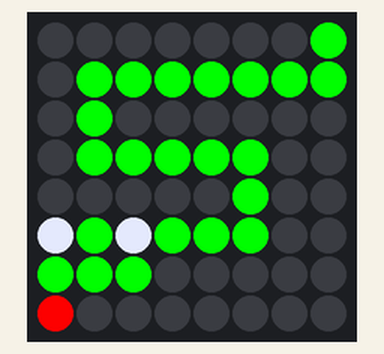
This program was run on a simulated Raspberry Pi (BCM pin numbers) with a Sense HAT. Shown: the Sense HAT's 8×8 RGB LED matrix. At 10.0 s the program stops and its outputs stay as they are.

Above: at 0.1 s.
At 5.1 s:
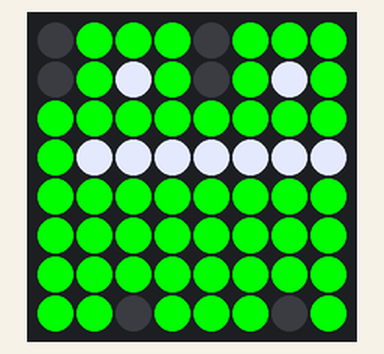

Measured:
- what the display in image 1 shows lasts 5.0 s, from 5.0 s to 10.0 s

The program:

paint.py
```python
from sense_hat import SenseHat
from time import sleep
import random
import signal
import sys

sense = SenseHat()
GREEN = (0, 255, 0)
RED = (255, 0, 0)
YELLOW = (255, 255, 0)
BLACK = (0, 0, 0)

B = BLACK
R = RED
G = GREEN
P = (230, 230, 250)
W = (255, 255, 255)
DRAW_SNAKE = [
        B, B, B, B, B, B, B, G,
        B, G, G, G, G, G, G, G,
        B, G, B, B, B, B, B, B,
        B, G, G, G, G, G, B, B,
        B, B, B, B, B, G, B, B,
        P, G, P, G, G, G, B, B,
        G, G, G, B, B, B, B, B,
        R, B, B, B, B, B, B, B
        ]
FROG = [
        B, G, G, G, B, G, G, G,
        B, G, P, G, B, G, P, G,
        G, G, G, G, G, G, G, G,
        G, P, P, P, P, P, P, P,
        G, G, G, G, G, G, G, G,
        G, G, G, G, G, G, G, G,
        G, G, G, G, G, G, G, G,
        G, G, B, G, G, G, B, G
        ]
CREEP = []

def sigint_handler(signal, frame):
    sense.clear()
    sys.exit(0)
signal.signal(signal.SIGINT, sigint_handler)

sense.set_pixels(DRAW_SNAKE)
sleep(5)
sense.set_pixels(FROG)
sleep(5)
sense.clear()
```
